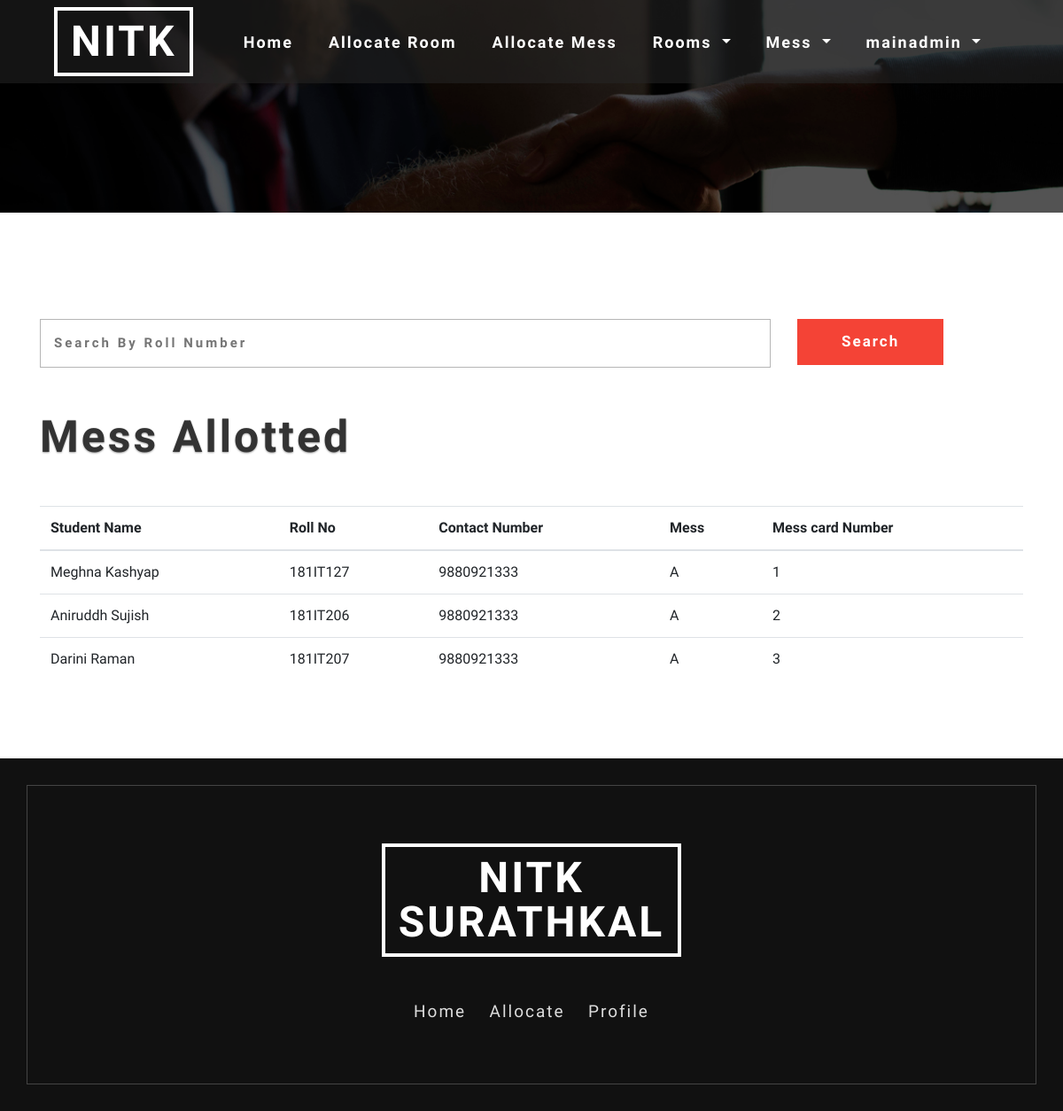
Screenshot of /allocated_mess_card.php (signed in) with the database file from the repository.
### tables this page shows
CREATE TABLE `Student` (
  `Student_id` varchar(255) NOT NULL,
  `Fname` varchar(255) NOT NULL,
  `Lname` varchar(255) NOT NULL,
  `Mob_no` varchar(255) NOT NULL,
  `Dept` varchar(255) NOT NULL,
  `Year_of_study` varchar(255) NOT NULL,
  `Pwd` longtext NOT NULL,
  `Hostel_id` int(10) DEFAULT NULL,
  `Room_id` int(10) DEFAULT NULL,
  `Mess_id` int(10) DEFAULT NULL,
  `Mess_card_id` int(10) DEFAULT NULL,
  PRIMARY KEY (`Student_id`),
  KEY `Hostel_id` (`Hostel_id`),
  KEY `Room_id` (`Room_id`),
  KEY `Mess_id` (`Mess_id`),
  KEY `Mess_card_id` (`Mess_card_id`),
  CONSTRAINT `Student_ibfk_1` FOREIGN KEY (`Hostel_id`) REFERENCES `Hostel` (`Hostel_id`),
  CONSTRAINT `Student_ibfk_2` FOREIGN KEY (`Room_id`) REFERENCES `Room` (`Room_id`),
  CONSTRAINT `Student_ibfk_3` FOREIGN KEY (`Mess_id`) REFERENCES `Mess` (`Mess_id`),
  CONSTRAINT `Student_ibfk_4` FOREIGN KEY (`Mess_card_id`) REFERENCES `Mess_Allocation` (`Mess_card_id`)
);

CREATE TABLE `Mess` (
  `Mess_id` int(10) NOT NULL AUTO_INCREMENT,
  `Mess_name` varchar(255) NOT NULL,
  `Mess_type` varchar(255) NOT NULL,
  `Vacancy` int(15) DEFAULT '5',
  `Size` int(15) DEFAULT '5',
  PRIMARY KEY (`Mess_id`)
);

CREATE TABLE `Mess_Allocation` (
  `Mess_card_id` int(10) NOT NULL AUTO_INCREMENT,
  `Mess_id` int(10) NOT NULL,
  `Mess_card_No` int(10) NOT NULL,
  `Allocated` tinyint(1) DEFAULT NULL,
  PRIMARY KEY (`Mess_card_id`),
  KEY `Mess_id` (`Mess_id`),
  CONSTRAINT `Mess_ibfk_1` FOREIGN KEY (`Mess_id`) REFERENCES `Mess` (`Mess_id`)
);

### allocated_mess_card.php (the view, shortened to what this page needs)
<?php
  require 'includes/config.inc.php';
?>
<!DOCTYPE html>
<html lang="en">
<head>
	<link rel="stylesheet" href="web_home/css_home/bootstrap.css">
	<link rel="stylesheet" href="web_home/css_home/style.css" type="text/css" media="all" />
	<link rel="stylesheet" href="web_home/css_home/fontawesome-all.css">
</head>
<body>
<div class="inner-page-banner" id="home">
	<header>
		<div class="container agile-banner_nav">
			<nav class="navbar navbar-expand-lg navbar-light bg-light">
				<h1><a class="navbar-brand" href="home_manager.php">NITK <span class="display"></span></a></h1>
				<div class="collapse navbar-collapse justify-content-center" id="navbarSupportedContent">
					<ul class="navbar-nav ml-auto">
						<li class="nav-item">
							<a class="nav-link" href="home_manager.php">Home <span class="sr-only">(current)</span></a>
						</li>
						<li class="nav-item">
						<a class="nav-link" href="allocate_room.php">Allocate Room</a>
					</li>
					<li class="nav-item">
						<a class="nav-link" href="allocate_mess_card.php">Allocate Mess</a>
					</li>
					<li class="dropdown nav-item">
						<a href="#" class="dropdown-toggle nav-link" data-toggle="dropdown">Rooms
						</a>
					</li>
					<li class="dropdown nav-item">
						<a href="#" class="dropdown-toggle nav-link" data-toggle="dropdown">Mess
						</a>
					</li>
					<li class="dropdown nav-item">
						<a href="#" class="dropdown-toggle nav-link" data-toggle="dropdown"><?php echo $_SESSION['username']; ?>
						</a>
					</li>
					</ul>
				</div>
			</nav>
		</div>
	</header>
</div>
<br><br><br>
<section class="contact py-5">
	<div class="container">
			<div class="mail_grid_w3l">
				<form action="allocated_mess_card.php" method="post">
					<div class="row">
					        <div class="col-md-9">
							<input type="text" placeholder="Search by Roll Number" name="search_box">
							</div>
							<div class="col-md-3">
							<input type="submit" value="Search" name="search"></input>
							</div>
					</div>
				</form>
			</div>
	</div>
</section>
<div class="container">
<h2 class="heading text-capitalize mb-sm-5 mb-4"> Mess Allotted </h2>
<?php
   $mess_id = $_SESSION['Mess_id'];
   $query1 = "SELECT * FROM Student where Mess_id = '$mess_id'";
   $result1 = mysqli_query($conn,$query1);
   $query6 = "SELECT * FROM Mess WHERE Mess_id = '$mess_id'";
   $result6 = mysqli_query($conn,$query6);
   $row6 = mysqli_fetch_assoc($result6);
   $mess_name = $row6['Mess_name'];
?>
  <table class="table table-hover">
    <thead>
      <tr>
        <th>Student Name</th>
        <th>Roll No</th>
        <th>Contact Number</th>
        <th>Mess</th>
        <th>Mess card Number</th>
      </tr>
    </thead>
    <tbody>
    <?php
      if(mysqli_num_rows($result1)==0){
         echo '<tr><td colspan="4">No Rows Returned</td></tr>';
      }
      else{
      	while($row1 = mysqli_fetch_assoc($result1)){
            $mess_card_id = $row1['Mess_card_id'];
            $query7 = "SELECT * FROM Mess_Allocation WHERE Mess_card_id = '$mess_card_id'";
            $result7 = mysqli_query($conn,$query7);
            $row7 = mysqli_fetch_assoc($result7);
            $mess_card_no = $row7['Mess_card_No'];
            $student_name = $row1['Fname']." ".$row1['Lname'];
      		echo "<tr><td>{$student_name}</td><td>{$row1['Student_id']}</td><td>{$row1['Mob_no']}</td><td>{$mess_name}</td><td>{$mess_card_no}</td></tr>\n";
      	}
      }
    ?>
    </tbody>
  </table>
</div>
<br>
<br>
<br>
<footer class="py-5">
	<div class="container py-md-5">
		<div class="footer-logo mb-5 text-center">
			<a class="navbar-brand" href="http://www.nitk.ac.in/" target="_blank">NITK <span class="display"> SURATHKAL</span></a>
		</div>
		<div class="footer-grid">
			<div class="list-footer">
				<ul class="footer-nav text-center">
					<li>
						<a href="home_manager.php">Home</a>
					</li>
					<li>
						<a href="allocate_mess_card.php">Allocate</a>
					</li>
					<li>
						<a href="admin/manager_profile.php">Profile</a>
					</li>
				</ul>
			</div>
		</div>
	</div>
</footer>
</body>
</html>

### web_home/css_home/style.css (style rules this page uses)
body { padding:0; margin:0; position:relative; font-family: 'Poiret One', cursive; }
body a { transition:0.5s all; -webkit-transition:0.5s all; -moz-transition:0.5s all; -o-transition:0.5s all; -ms-transition:0.5s all; }
input[type="button"],input[type="submit"],.contact-form input[type="submit"] { transition:0.5s all; -webkit-transition:0.5s all; -moz-transition:0.5s all; -o-transition:0.5s all; -ms-transition:0.5s all; }
h1,h2,h3,h4,h5,h6 { margin:0; }
ul { margin:0; padding:0; }
header { position: absolute; z-index: 9; width: 100%; background: rgba(37, 37, 37, 0.54); }
.bg-light { background-color: transparent !important; }
h1 { font-size: inherit; }
.navbar-nav > li { margin-right: 1.5em; }
.navbar-light .navbar-nav .nav-link { color: #fff; font-size: 18px; font-weight: 700; letter-spacing: 2px; }
.navbar-light .navbar-brand { color: #fff; font-size: 3em; text-decoration: none; border: 4px solid #fff; text-transform: uppercase; font-weight: 700; margin: 0; text-align: center; letter-spacing: 3px; padding: 10px 15px; line-height: 50px; }
.navbar-brand span { display: block; }
h3.heading,h2.heading { font-size: 50px; font-weight: 700; letter-spacing: 3px; color: #333; text-shadow: 0 1px 2px rgba(0, 0, 0, 0.4); }
footer { background: #111; position: relative; z-index: 1; }
footer:after { position: absolute; content: ''; left: 30px; right: 30px; bottom: 30px; top: 30px; border: 1px solid #444; z-index: -1; }
.footer-logo a.navbar-brand { color: #fff; font-size: 3em; text-decoration: none; border: 4px solid #fff; text-transform: uppercase; font-weight: 700; margin: 0; letter-spacing: 3px; padding: 10px 15px; line-height: 50px; }
.footer-nav li { list-style-type: none; display: inline-block; margin: 0px .7em; border-bottom: 2px solid rgba(226, 222, 222, 0); }
ul.footer-nav li a { color: #ddd; font-size: 19px; letter-spacing: 2px; display: inline-block; }
.inner-page-banner { background: url(../images/1.jpg) no-repeat center; height: 20vw; background-size: cover; }
.mail_grid_w3l input[type="text"], .mail_grid_w3l input[type="email"],.mail_grid_w3l input[type="number"],.mail_grid_w3l input[type="password"], .mail_grid_w3l textarea { outline: none; padding: 15px; font-size: 15px; color: #777; background: none; width: 100%; border: 1px solid #b5b5b5; letter-spacing: 3px; font-weight: bold; text-transform: capitalize; }
.mail_grid_w3l input[type="submit"] { outline: none; padding: 13px 50px; font-size: 17px; color: #fff; font-weight: 600; background: #F44336; border: none; text-transform: capitalize; letter-spacing: 2px; }

### rows the page displays
student: student_name "Meghna Kashyap", Student_id "181IT127", Mob_no "9880921333", Mess.Mess_name "A", Mess_card.Mess_card_No "1"
student: student_name "Aniruddh Sujish", Student_id "181IT206", Mob_no "9880921333", Mess.Mess_name "A", Mess_card.Mess_card_No "2"
student: student_name "Darini Raman", Student_id "181IT207", Mob_no "9880921333", Mess.Mess_name "A", Mess_card.Mess_card_No "3"

### other values shown
$_SESSION['username'] "mainadmin"
